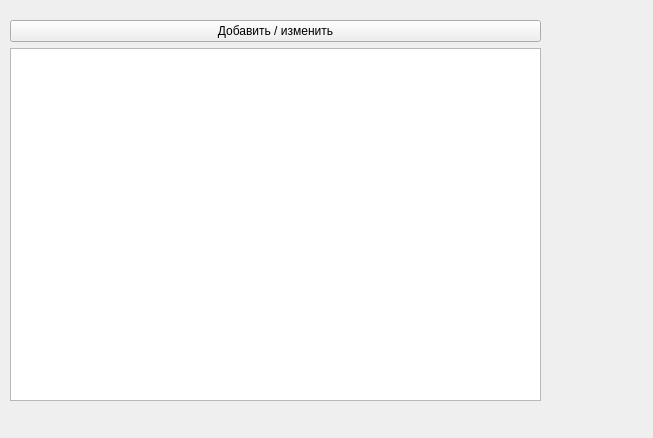
<?xml version="1.0" encoding="UTF-8"?>
<ui version="4.0">
 <class>Form</class>
 <widget class="QWidget" name="Form">
  <property name="geometry">
   <rect>
    <x>0</x>
    <y>0</y>
    <width>653</width>
    <height>438</height>
   </rect>
  </property>
  <property name="windowTitle">
   <string>Form</string>
  </property>
  <widget class="QWidget" name="layoutWidget">
   <property name="geometry">
    <rect>
     <x>10</x>
     <y>20</y>
     <width>531</width>
     <height>381</height>
    </rect>
   </property>
   <layout class="QVBoxLayout" name="verticalLayout">
    <item>
     <widget class="QPushButton" name="ac">
      <property name="text">
       <string>Добавить / изменить</string>
      </property>
     </widget>
    </item>
    <item>
     <widget class="QTableWidget" name="tableWidget"/>
    </item>
   </layout>
  </widget>
 </widget>
 <resources/>
 <connections/>
</ui>
